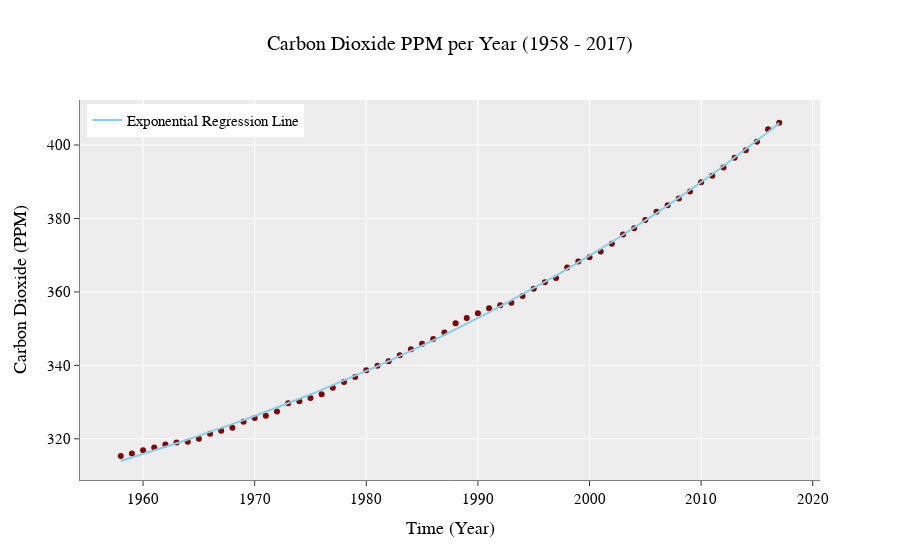

Notebook code cell kept with this figure:
### Code cell
fig = go.Figure()
fig.update_layout(title="Carbon Dioxide PPM per Year (1958 - 2017)", title_font_size = 20,
                  font=dict( family="Courier New, monospace", size=15,color="#000000"),
                  template = "ggplot2", hovermode= 'closest', legend=dict(
    yanchor="top",
    y=0.99,
    xanchor="left",
    x=0.01
))
fig.update_xaxes(showline=True, linewidth=1, linecolor='gray', title = 'Time (Year)')
fig.update_yaxes(showline=True, linewidth=1, linecolor='gray', title = 'Carbon Dioxide (PPM)')

fig.add_trace(go.Scatter(x = carbon_year['Year'], y = carbon_year['Carbon Dioxide (ppm)'], mode = 'markers',
                         showlegend=False, marker_color='rgb(128, 0, 0)'))
fig.add_trace(go.Scatter(x = carbon_year['Year'], y = yy, mode = 'lines',
                         name = 'Exponential Regression Line', marker_color='rgb(135,206,235)'))

pio.write_image(fig, "images/fig3.png", width=5*200, height=2*200, scale=.75)
fig

### Figure 1 — Plotly figure (JSON) as saved in the notebook; plotly's stock layout.template omitted (floating-point values rounded to 4 significant figures)
{"data": [{"marker": {"color": "rgb(128, 0, 0)"}, "mode": "markers", "showlegend": false, "type": "scatter", "x": [1958, 1959, 1960, 1961, 1962, 1963, 1964, 1965, 1966, 1967, 1968, 1969, 1970, 1971, 1972, 1973, 1974, 1975, 1976, 1977, 1978, 1979, 1980, 1981, 1982, 1983, 1984, 1985, 1986, 1987, 1988, 1989, 1990, 1991, 1992, 1993, 1994, 1995, 1996, 1997, 1998, 1999, 2000, 2001, 2002, 2003, 2004, 2005, 2006, 2007, 2008, 2009, 2010, 2011, 2012, 2013, 2014, 2015, 2016, 2017], "y": [315.3, 316.0, 316.9, 317.6, 318.5, 319.0, 319.2, 320.0, 321.4, 322.2, 323.0, 324.6, 325.7, 326.3, 327.5, 329.7, 330.2, 331.2, 332.2, 333.9, 335.5, 336.9, 338.7, 339.9, 341.1, 342.8, 344.4, 345.9, 347.2, 348.9, 351.5, 352.9, 354.2, 355.6, 356.4, 357.0, 358.9, 360.9, 362.6, 363.8, 366.6, 368.3, 369.5, 371.0, 373.1, 375.6, 377.4, 379.6, 381.8, 383.6, 385.4, 387.4, 389.9, 391.6, 393.9, 396.6, 398.6, 400.9, 404.3, 406.1]}, {"marker": {"color": "rgb(135,206,235)"}, "mode": "lines", "name": "Exponential Regression Line", "type": "scatter", "x": [1958, 1959, 1960, 1961, 1962, 1963, 1964, 1965, 1966, 1967, 1968, 1969, 1970, 1971, 1972, 1973, 1974, 1975, 1976, 1977, 1978, 1979, 1980, 1981, 1982, 1983, 1984, 1985, 1986, 1987, 1988, 1989, 1990, 1991, 1992, 1993, 1994, 1995, 1996, 1997, 1998, 1999, 2000, 2001, 2002, 2003, 2004, 2005, 2006, 2007, 2008, 2009, 2010, 2011, 2012, 2013, 2014, 2015, 2016, 2017], "y": [314.0, 314.9, 315.8, 316.8, 317.8, 318.8, 319.8, 320.8, 321.9, 322.9, 324.0, 325.1, 326.2, 327.4, 328.5, 329.7, 330.9, 332.1, 333.3, 334.6, 335.8, 337.1, 338.5, 339.8, 341.1, 342.5, 343.9, 345.4, 346.8, 348.3, 349.8, 351.3, 352.9, 354.4, 356.0, 357.7, 359.3, 361.0, 362.7, 364.5, 366.2, 368.0, 369.9, 371.7, 373.6, 375.5, 377.5, 379.4, 381.5, 383.5, 385.6, 387.7, 389.9, 392.1, 394.3, 396.5, 398.8, 401.2, 403.6, 406.0]}], "layout": {"autosize": true, "font": {"color": "#000000", "family": "Courier New, monospace", "size": 15}, "hovermode": "closest", "legend": {"x": 0.01, "xanchor": "left", "y": 0.99, "yanchor": "top"}, "title": {"font": {"size": 20}, "text": "Carbon Dioxide PPM per Year (1958 - 2017)"}, "xaxis": {"autorange": true, "linecolor": "gray", "linewidth": 1, "range": [1955.0, 2020.0], "showline": true, "title": {"text": "Time (Year)"}, "type": "linear"}, "yaxis": {"autorange": true, "linecolor": "gray", "linewidth": 1, "range": [307.8, 413.6], "showline": true, "title": {"text": "Carbon Dioxide (PPM)"}, "type": "linear"}}}
